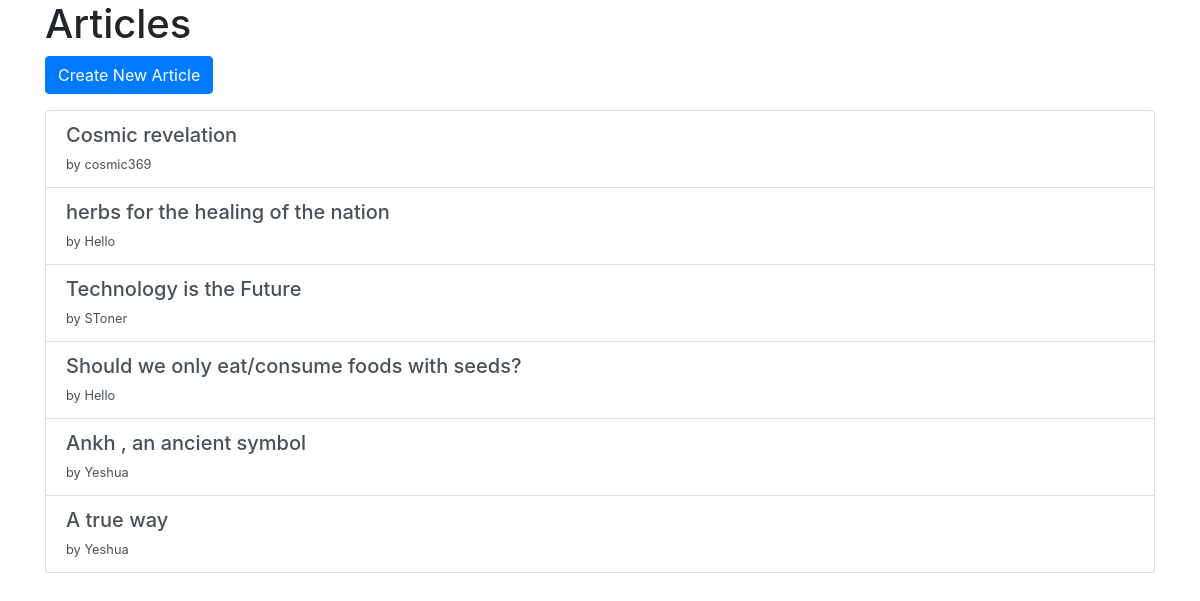
The page / on the database its author committed.
### blog/models.py (models this page shows, shortened)
class Article(models.Model):
    title = models.CharField(max_length=200)
    content = models.TextField()
    author = models.ForeignKey(User, on_delete=models.CASCADE)
    image = models.ImageField(upload_to='article_images/', null=True, blank=True)  # Added ImageField
    likes = models.ManyToManyField(User, related_name='liked_articles', blank=True)
    created_at = models.DateTimeField(auto_now_add=True)
    updated_at = models.DateTimeField(auto_now=True)

### blog/views.py (the view)
# urls.py: 2. Add a URL to urlpatterns:  path('', views.home, name='home')
def home(request):
    articles = Article.objects.all()
    return render(request, 'blog/home.html', {'articles': articles})

### blog/templates/blog/home.html
{% extends 'base.html' %}
{% block content %}
<h1>Articles</h1>
<a href="{% url 'article_create' %}" class="btn btn-primary mb-3">Create New Article</a>
<div class="list-group">
    {% for article in articles %}
        <a href="{% url 'article_detail' article.pk %}" class="list-group-item list-group-item-action">
            <h5 class="mb-1">{{ article.title }}</h5>
            <small>by {{ article.author }}</small>
        </a>
    {% endfor %}
</div>
{% endblock %}

### blog/blog/templates/base.html (shortened to what this page needs)
<!DOCTYPE html>
<html lang="en">
<head>
    <link rel="stylesheet" href="https://maxcdn.bootstrapcdn.com/bootstrap/4.5.2/css/bootstrap.min.css">
</head>
<body>
    <div class="container">
        {% block content %}
        {% endblock %}
    </div>
</body>
</html>

### rows shown on the page
Article: title "Cosmic revelation", author "cosmic369"
Article: title "herbs for the healing of the nation", author "Hello"
Article: title "Technology is the Future", author "SToner"
Article: title "Should we only eat/consume foods with seeds?", author "Hello"
Article: title "Ankh , an ancient symbol", author "Yeshua"
Article: title "A true way", author "Yeshua"
